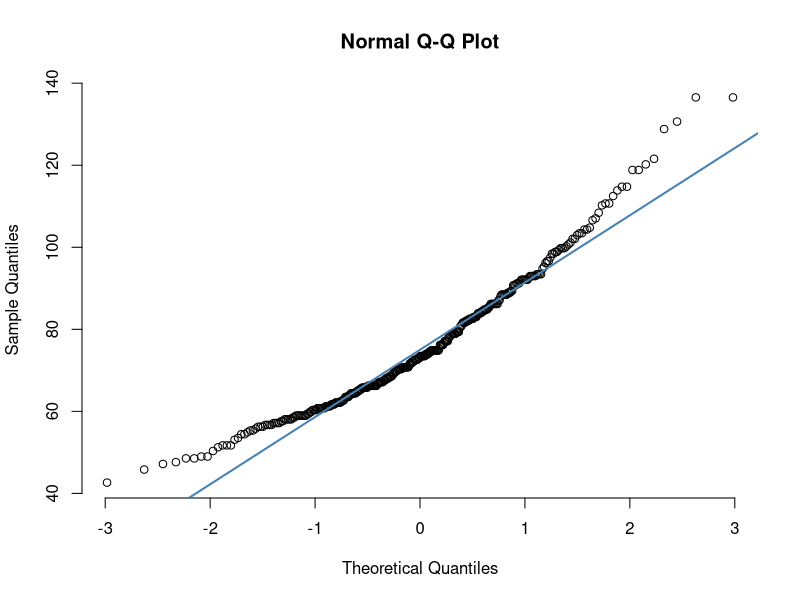
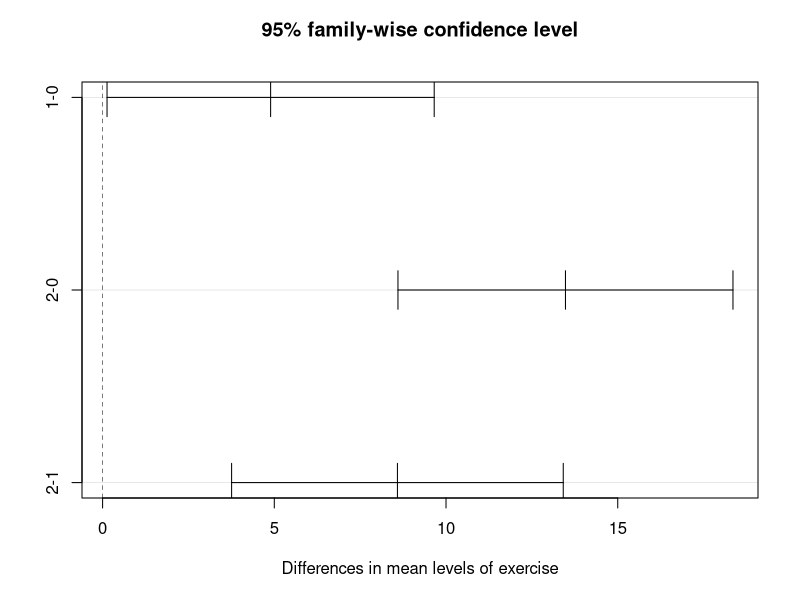

The R source for these figures, in order:
# ########################################################################
#  Biostatistics Workshop on R/RStudio at Barrow Neurological Institute
#  Topic: Common statistical Methods with R/RStudio 
#  When: May 3rd, 2024
#  Writer: Wonsuk Yoo
# ########################################################################
#
# Install packages: ######################################################
install.packages("tidyverse")
install.packages("dplyr")

# Loading the packages:
library(tidyverse)
library(dplyr)

# ### Set-up directory/folder  ###########################################
getwd()
setwd("C:/training/biostat2024/")   # designate your directory
getwd()
# Save all datasets and R-codes in this directory

# #######################################################################
# Data Manipulation using "dplyr" 
# #######################################################################
library(dplyr)
head(starwars)
dim(starwars)

# filter()
starwars %>% filter(sex =='male', height > 170)
starwars2 <- starwars %>% filter(sex =='male', height > 170)
dim(starwars2)    

# summarise()
starwars %>% summarise(height = mean(height, na.rm = TRUE))
starwars %>% group_by(sex) %>% summarise(height = mean(height, na.rm = TRUE))

# select()
starwars3 <- starwars %>% select(hair_color, skin_color, eye_color)
dim(starwars3)

# mutate()
starwars4 <- starwars %>% mutate(height_m = height/100, BMI = mass / (height_m^2)) 
head(starwars4)


# ######################################################################
# Data Importing from CSV file   
# ######################################################################
library(tidyverse)
dat <- read_csv('nhefs_del.csv') 
head(dat); dim(dat); names(dat); str(dat)

dat <- dat %>% 
       mutate(qsmk = as.factor(qsmk),
              sex = as.factor(sex), 
              exercise = as.factor(exercise))
str(dat)


# ######################################################################
# 1. Statistical Methods in Mean Difference among Independent Groups
# ######################################################################

# One-sample t-test:  ##################################################
#
# Normality Check: QQ plot (or quantile-quantile plot) 
qqnorm(dat$wt82, pch = 1, frame = FALSE)
qqline(dat$wt82, col = "steelblue", lwd = 2)
#
# Normality Check: Shapiro-Wilk test
shapiro.test(dat$wt82)

# One-sample t-test:
t.test(dat$wt82, mu=76)

#  Independent two-sample t-tests:   ###################################

# Baseline characteristics by "qsmk":
library("dplyr")  
dat %>% summarise(
        count = n(),
        mean_B = mean(wt71, na.rm = TRUE),
        sd_B = sd(wt71, na.rm = TRUE),
        mean_E = mean(wt82, na.rm = TRUE),
        sd_E = sd(wt82, na.rm = TRUE))
dat %>% group_by(qsmk) %>%
        summarise(
        count = n(),
        mean_B = mean(wt71, na.rm = TRUE),
        sd_B = sd(wt71, na.rm = TRUE),
        mean_E = mean(wt82, na.rm = TRUE),
        sd_E = sd(wt82, na.rm = TRUE))  

# Homogeneity of variance test: 
library(car)
# Levene's test
leveneTest(y=dat$wt82, group=dat$qsmk)  #, data=datdel)  
# Barlett's test
bartlett.test(wt82~qsmk, data = dat)

# two-sample independent t-tests:
t.test(wt82~qsmk, var.equal=TRUE, dat,conf.level=0.95) # when equal vars
t.test(wt82~qsmk, dat,conf.level=0.95)  # when unequal vars

#  ANOVA test of wt82 on exercise status:  #############################
#
# Descriptive stats of wt82 on exercise:
#
dat %>% group_by(exercise) %>%
        summarise(count = n(),
        mean_wt82 = mean(wt82, na.rm = TRUE),
        sd_wt82 = sd(wt82, na.rm = TRUE),
        mean_wt71 = mean(wt71, na.rm = TRUE),
        sd_wt71 = sd(wt71, na.rm = TRUE))

# Homogeneity of variance test: 
library(car)
#Levene's test 
leveneTest(y=dat$wt82, group=dat$exercise)   #"car" package

# ANOVA test
#
aov_del <- aov(wt82 ~ exercise, data = dat)
summary(aov_del)
#

# Multiple comparison tests
#
# Tukey HSD test: 
library(multcomp)
TukeyHSD(aov_del)
plot(TukeyHSD(aov_del))
#

# ######################################################################
# 2. Statistical Methods in Mean Change between baseline and endpoint
# ######################################################################

# Paired t-test on weights between 1982 and 1971: ######################
#
pairtd <- t.test(dat$wt71, dat$wt82, paired = TRUE) 
pairtd

#  Analysis of Covariance (ANCOVA): ####################################
#
# Study aim: To test the effect of change in weight between 1971
#            1982 based on the status of quit smoking after 
#            adjusting for confounding factors. 
# Potential confounding factors of age, sex, exercise, sbp

# [1] fit the ANCOVA model using "aov"
aovfit1 <- aov(wt82 ~ wt71+qsmk+sex+exercise, data = dat)
summary(aovfit1)

# [2] fit using "lm"
lmmod1 <- lm(wt82 ~ wt71+qsmk+sex+exercise, data = dat)
summary(lmmod1)


# ######################################################################
#  Non-parametric Statistical Methods in t-tests and ANOVA
# ######################################################################

# Wilcoxon rank sum test: #####
#
# This is a non-parametric version of independent t-tests.
# Independent t-test:
t.test(wt82~qsmk, var.equal=TRUE, dat, conf.level=0.95)
# Unpaired two-sample Wilcoxon test:---
wilcox.test(dat$wt71, dat$wt82)

#  Wilcoxon signed rank test (one sample):  
#
# This is a non-parametric version of paired t-tests.
# Paired t-tests:
t.test(dat$wt71, dat$wt82, paired = TRUE) 
# (Paired sample) Wilcoxon signed rank test:-----
wilcx = wilcox.test(dat$wt71, dat$wt82, paired = TRUE, exact=FALSE)
print(wilcx)

# Kruskal-Wallis test:  
# This is a non-parametric version of oneway ANOVA tests.


# ######################################################################
# 3. Statistical Methods in Proportion Differences from Frequency Table
# ######################################################################

# Study aim:---------------------
# Let's assume that we are interested in analyzing the association 
# between two categorical variables: "qsmk" and "exercise"

# Construction of Tables for analysis:  ################################
table(dat$exercise)
table(dat$exercise, dat$qsmk)

# Chi-square tests: (from data.frame):  ################################
#
qsmkexer <- table(dat$exercise, dat$qsmk)
qsmkexer
chisq.test(qsmkexer)

# Chi-square tests: Measure of Association:  
#
library(grid)
library(vcd)
assocstats(qsmkexer)

# Fisher Exact Tests:  ##################################################
#
fisher.test(qsmkexer)  # conf.int = TRUE)

# Logistic Regression Analysis:  ########################################
#
# The logistic regression is a kind of linear regression with 
# binary outcomes. Is this possible? 
# The scatter plot of sbp on qsmk is 

# fit the full model:-----
fit1 <- glm(qsmk ~ age+income+sbp+exercise, 
            data=dat, family="binomial")
summary(fit1)

# fit the reduced model:-----
fit2 <- glm(qsmk ~ sex+age+exercise+wt71, 
            data=dat, family="binomial")
summary(fit2)

################ End of Code  ###########################################
